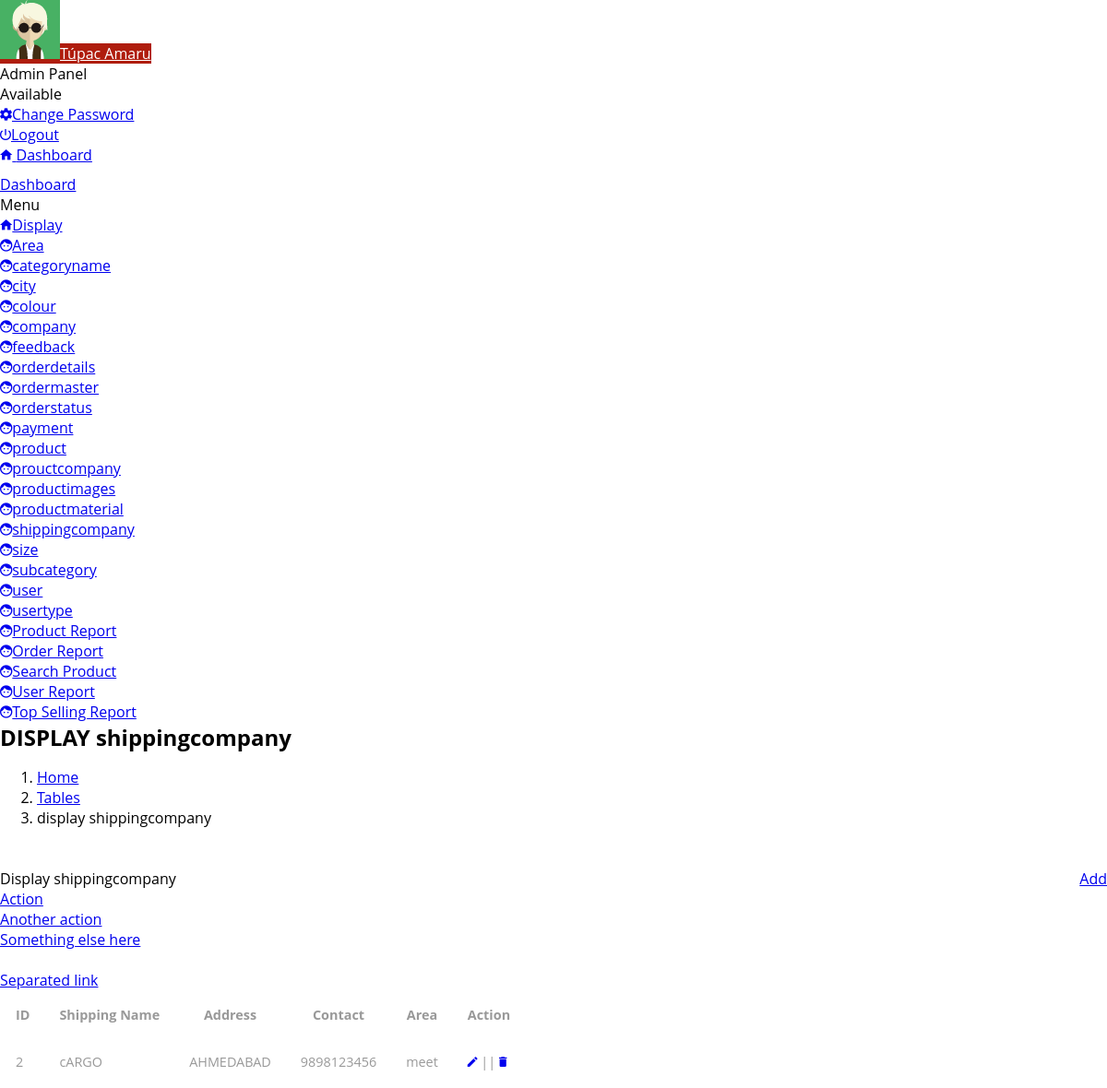
Screenshot of /admin/display-shippingcompany.php with the database file from the repository.
### tables this page shows
CREATE TABLE IF NOT EXISTS `tbl_shippingcompany` (
  `Shipping_id` int(11) NOT NULL,
  `Shipping_name` varchar(20) NOT NULL,
  `Address` varchar(240) NOT NULL,
  `Contact` varchar(11) NOT NULL,
  `Area_id` int(11) NOT NULL,
  `is_active` int(11) NOT NULL DEFAULT '1',
  `is_delete` int(11) NOT NULL DEFAULT '0',
  `insert_datetime` timestamp NOT NULL DEFAULT CURRENT_TIMESTAMP
);

CREATE TABLE IF NOT EXISTS `tbl_area` (
  `Area_id` int(11) NOT NULL,
  `Area_name` varchar(20) NOT NULL,
  `City_id` int(11) NOT NULL,
  `is_active` int(11) NOT NULL DEFAULT '1',
  `is_delete` int(11) NOT NULL DEFAULT '0',
  `insert_datetime` datetime NOT NULL DEFAULT CURRENT_TIMESTAMP
);

### admin/display-shippingcompany.php (the view, shortened to what this page needs)
<!DOCTYPE html>
<html lang="en">
<head>
    <link rel="stylesheet" type="text/css" href="assets/lib/perfect-scrollbar/css/perfect-scrollbar.min.css"/>
    <link rel="stylesheet" type="text/css" href="assets/lib/material-design-icons/css/material-design-iconic-font.min.css"/>
    <link rel="stylesheet" type="text/css" href="assets/lib/datetimepicker/css/bootstrap-datetimepicker.min.css"/>
    <link rel="stylesheet" type="text/css" href="assets/lib/daterangepicker/css/daterangepicker.css"/>
    <link rel="stylesheet" type="text/css" href="assets/lib/select2/css/select2.min.css"/>
    <link rel="stylesheet" type="text/css" href="assets/lib/bootstrap-slider/css/bootstrap-slider.css"/>
    <link rel="stylesheet" href="assets/css/style.css" type="text/css"/>
  </head>
  <body>
    <div class="be-wrapper">
      <?php
      include './theme-part/header.php';
      ?>
      <?php
      include './theme-part/side_bar.php';
      ?>
         <div class="be-content">
        <div class="page-head">
          <h2 class="page-head-title">DISPLAY shippingcompany</h2>
          <ol class="breadcrumb page-head-nav">
            <li><a href="#">Home</a></li>
            <li><a href="#">Tables</a></li>
            <li class="active">display shippingcompany</li>
          </ol>
          <a href="insert-shippingcompany.php" class="btn btn-primary" style="float: right">Add</a>
        </div>
        <div class="main-content container-fluid">
          <div class="row">
            <div class="col-sm-12">
              <div class="panel panel-default panel-table">
                <div class="panel-heading"> Display shippingcompany
                  <div class="tools dropdown"><a href="#" type="button" data-toggle="dropdown" class="dropdown-toggle"></a>
                    <ul role="menu" class="dropdown-menu pull-right">
                      <li><a href="#">Action</a></li>
                      <li><a href="#">Another action</a></li>
                      <li><a href="#">Something else here</a></li>
                      <li class="divider"></li>
                      <li><a href="#">Separated link</a></li>
                    </ul>
                  </div>
                </div>
                <div class="panel-body">
                  <table  class="table table-striped table-hover table-fw-widget">
                    <thead>
                      <tr>
                        <th>ID</th>
                        <th>Shipping Name</th>
                        <th>Address</th>
                        <th>Contact</th>
                        <th>Area</th>
                       <th class="tg-5xsc">Action</th>
                      </tr>
                    </thead>
 <?php
$qry = "SELECT
    `tbl_area`.*
    , `tbl_shippingcompany`.*
FROM
    `tbl_shippingcompany`
    INNER JOIN `tbl_area`
        ON (`tbl_shippingcompany`.`Area_id` = `tbl_area`.`Area_id`);";
$result = mysqli_query($conn,$qry);
 while ($row = mysqli_fetch_array($result)){
    echo "<tr>";
    echo "<td>{$row['Shipping_id']}</td>";
    echo "<td>{$row['Shipping_name']}</td>";
    echo "<td>{$row['Address']}</td>";
    echo "<td>{$row['Contact']}</td>";
    echo "<td>{$row['Area_name']}</td>";
    echo "<td><a href='edit-shippingcompany.php?eid={$row['Shipping_id']}'><i class='mdi mdi-edit' aria-hidden='true'></i></a> || <a href='?id=$row[0]'><i class='mdi mdi-delete' aria-hidden='true'></i></a> </td>";
}
?>
                  </table>
                </div>
              </div>
            </div>
          </div>
        </div>
      </div>
    </div>
  </body>
</html>

### css/style.css (style rules this page uses)
body a { transition:0.5s all; -webkit-transition:0.5s all; -moz-transition:0.5s all; -o-transition:0.5s all; -ms-transition:0.5s all; }
h1,h2,h3,h4,h5,h6 { padding:0 0; margin:0 0; font-family: 'Open Sans', sans-serif; }
ul { padding:0 0; margin:0 0; }
body { padding:0 0; margin:0 0; font-family: 'Open Sans', sans-serif; }
.table > thead > tr > th, .table > tbody > tr > th, .table > tfoot > tr > th, .table > thead > tr > td, .table > tbody > tr > td, .table > tfoot > tr > td { border-top: none !important; }
.table td, .table>tbody>tr>td, .table>tbody>tr>th, .table>tfoot>tr>td, .table>tfoot>tr>th, .table>thead>tr>td, .table>thead>tr>th { padding: 15px!important; }
.table > thead > tr > th, .table > tbody > tr > th, .table > tfoot > tr > th, .table > thead > tr > td, .table > tbody > tr > td, .table > tfoot > tr > td { font-size: 0.9em; color: #999; border-top: none !important; }
ol { margin-bottom: 44px; }

### rows the page displays
tbl_shippingcompany: Shipping_id "2", Shipping_name "cARGO", Address "AHMEDABAD", Contact "9898123456", Area.Area_name "meet"
